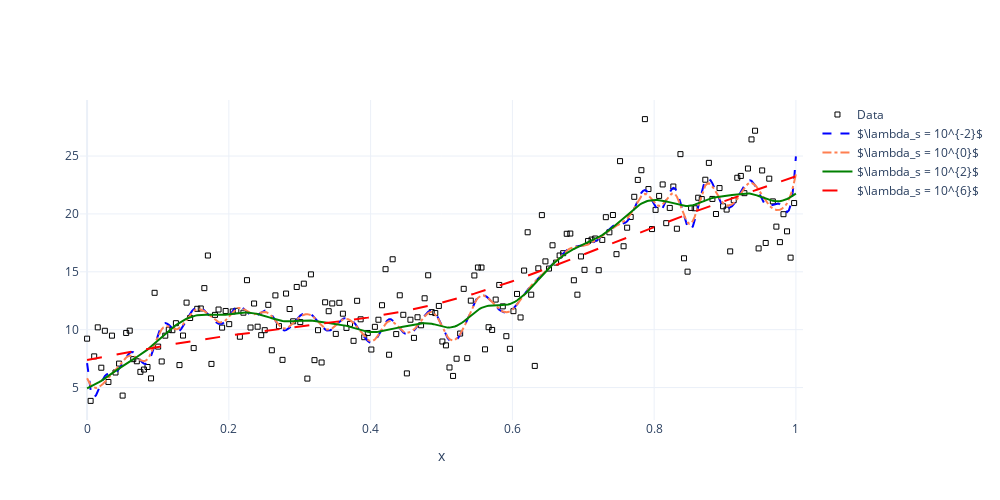

This figure's notebook cell:
### Code cell
fig = go.Figure()
fig.add_trace(go.Scatter(x=df_ps["x"][::2], y=df_ps["y"][::2], mode="markers", marker=dict(size=5, symbol=101, color="black"), name="Data"))
fig.add_trace(go.Scatter(x=df_ps["x"], y=df_ps["yp_m2"], mode="lines", line=dict(width=2, color="blue", dash="dash"), name=r"$\lambda_s = 10^{-2}$"))
fig.add_trace(go.Scatter(x=df_ps["x"], y=df_ps["yp_0"], mode="lines", line=dict(width=2, color="coral", dash="dashdot"), name=r"$\lambda_s = 10^{0}$"))
fig.add_trace(go.Scatter(x=df_ps["x"], y=df_ps["yp_2"], mode="lines", line=dict(width=2, color="green", dash="solid"), name=r"$\lambda_s = 10^{2}$"))
#fig.add_trace(go.Scatter(x=df_ps["x"], y=df_ps["yp_4"], mode="lines", line=dict(width=2, color="blue"), name=r"$\lambda_s = 10^{4}$"))
fig.add_trace(go.Scatter(x=df_ps["x"], y=df_ps["yp_6"], mode="lines", line=dict(width=2, color="red", dash="longdash"), name=r"$\lambda_s = 10^{6}$"))
#qfig.add_trace(go.Scatter(x=df_ps["x"], y=df_ps["yp_8"], mode="lines", line=dict(width=2, color="palevioletred"), name=r"$\lambda_s = 10^{8}$"))

fig.update_xaxes(title_text="x", range=[-0.01, 1.01])
fig.layout.template = "plotly_white"
fig.layout.height = 500
fig.layout.width = 1000
fig.show()

fname = "img/thesis/p_splines.pdf"
#pio.write_image(fig, fname, width=1920, height=1080, )

### Figure 1 — Plotly figure (JSON) as saved in the notebook; plotly's stock layout.template omitted (floating-point values rounded to 4 significant figures; data arrays with more than 128 entries replaced by an {"elided": "..."} marker saying what was removed)
{"data": [{"marker": {"color": "black", "size": 5, "symbol": 101}, "mode": "markers", "name": "Data", "type": "scatter", "x": {"elided": "200 float values"}, "y": {"elided": "200 float values"}}, {"line": {"color": "blue", "dash": "dash", "width": 2}, "mode": "lines", "name": "$\\lambda_s = 10^{-2}$", "type": "scatter", "x": {"elided": "400 float values"}, "y": {"elided": "400 float values"}}, {"line": {"color": "coral", "dash": "dashdot", "width": 2}, "mode": "lines", "name": "$\\lambda_s = 10^{0}$", "type": "scatter", "x": {"elided": "400 float values"}, "y": {"elided": "400 float values"}}, {"line": {"color": "green", "dash": "solid", "width": 2}, "mode": "lines", "name": "$\\lambda_s = 10^{2}$", "type": "scatter", "x": {"elided": "400 float values"}, "y": {"elided": "400 float values"}}, {"line": {"color": "red", "dash": "longdash", "width": 2}, "mode": "lines", "name": "$\\lambda_s = 10^{6}$", "type": "scatter", "x": {"elided": "400 float values"}, "y": {"elided": "400 float values"}}], "layout": {"height": 500, "width": 1000, "xaxis": {"range": [-0.01, 1.01], "title": {"text": "x"}, "type": "linear"}, "yaxis": {"autorange": true, "range": [2.196, 29.84], "type": "linear"}}}
